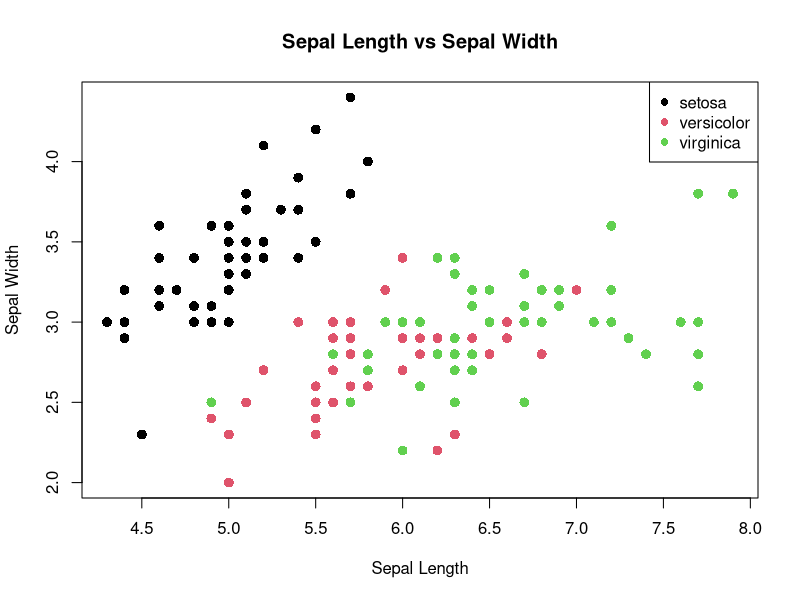
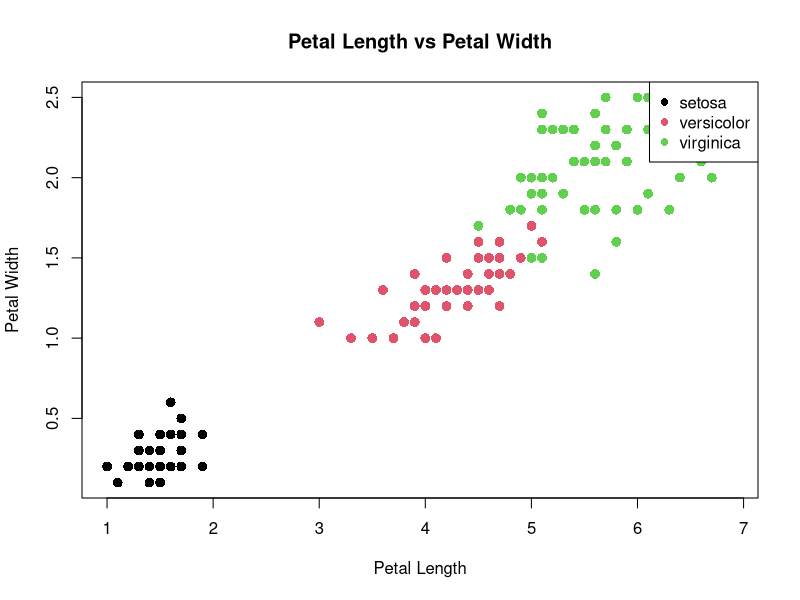

Source code (R) for these figures, in order:
setwd("/Users/nicholasmaltais/Bioinformatics/introduction-to-github-classroom-NAMalt/lab2-git")

# ----- Loading and Exploring the iris dataset -----

# Load the dataset -- note that this is a built-in dataset in R
data(iris)

# View the first few rows to understand its structure
head(iris)

# Check the detailed structure of the dataset for more information on its columns
str(iris)

# Generate summary statistics to get a sense of the data distribution
summary(iris)

# Scatter plot visualizing the relationship between Sepal measurements
plot(iris$Sepal.Length, iris$Sepal.Width, main="Sepal Length vs Sepal Width", 
     xlab="Sepal Length", ylab="Sepal Width", col=iris$Species, pch=16, cex=1.3)
legend("topright", legend=levels(iris$Species), col=1:3, pch=16)

# Scatter plot visualizing the relationship between Petal measurements
plot(iris$Petal.Length, iris$Petal.Width, main="Petal Length vs Petal Width", 
     xlab="Petal Length", ylab="Petal Width", col=iris$Species, pch=16, cex=1.3)
legend("topright", legend=levels(iris$Species), col=1:3, pch=16)

# ----- Modifying the Dataset -----

# Add a new column 'Petal.Length.Class' that classifies flowers based on petal length
iris$Petal.Length.Class <- ifelse(iris$Petal.Length < 2, "Short", 
                                  ifelse(iris$Petal.Length < 5, "Medium", "Long"))

# View the initial rows of the modified dataset to see the added column
head(iris)